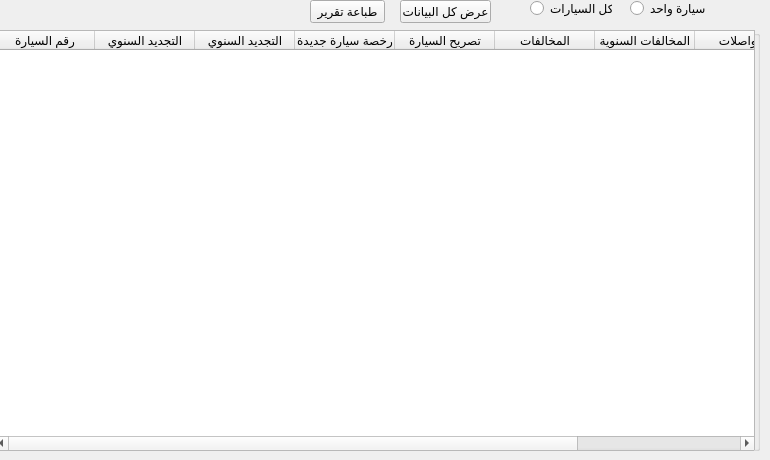
      <widget class="QWidget" name="tab_13">
       <attribute name="title">
        <string>التراخيص</string>
       </attribute>
       <widget class="QGroupBox" name="groupBox_4">
        <property name="geometry">
         <rect>
          <x>-1</x>
          <y>30</y>
          <width>761</width>
          <height>421</height>
         </rect>
        </property>
        <property name="title">
         <string/>
        </property>
        <widget class="QTableWidget" name="tableWidget_4">
         <property name="geometry">
          <rect>
           <x>-5</x>
           <y>0</y>
           <width>761</width>
           <height>421</height>
          </rect>
         </property>
         <column>
          <property name="text">
           <string>رقم السيارة</string>
          </property>
         </column>
         <column>
          <property name="text">
           <string>التجديد السنوي</string>
          </property>
         </column>
         <column>
          <property name="text">
           <string>التجديد السنوي</string>
          </property>
         </column>
         <column>
          <property name="text">
           <string>رخصة سيارة جديدة</string>
          </property>
         </column>
         <column>
          <property name="text">
           <string>تصريح السيارة</string>
          </property>
         </column>
         <column>
          <property name="text">
           <string>المخالفات</string>
          </property>
         </column>
         <column>
          <property name="text">
           <string>المخالفات السنوية</string>
          </property>
         </column>
         <column>
          <property name="text">
           <string>المواصلات</string>
          </property>
         </column>
         <column>
          <property name="text">
           <string>غرامة الرخصة</string>
          </property>
         </column>
        </widget>
       </widget>
       <widget class="QPushButton" name="pushButton_8">
        <property name="geometry">
         <rect>
          <x>310</x>
          <y>0</y>
          <width>75</width>
          <height>23</height>
         </rect>
        </property>
        <property name="text">
         <string>طباعة تقرير</string>
        </property>
       </widget>
       <widget class="QRadioButton" name="radioButton_7">
        <property name="geometry">
         <rect>
          <x>630</x>
          <y>0</y>
          <width>82</width>
          <height>17</height>
         </rect>
        </property>
        <property name="text">
         <string>سيارة واحد</string>
        </property>
       </widget>
       <widget class="QPushButton" name="pushButton_9">
        <property name="geometry">
         <rect>
          <x>400</x>
          <y>0</y>
          <width>91</width>
          <height>23</height>
         </rect>
        </property>
        <property name="text">
         <string>عرض كل البيانات</string>
        </property>
       </widget>
       <widget class="QRadioButton" name="radioButton_8">
        <property name="geometry">
         <rect>
          <x>530</x>
          <y>0</y>
          <width>82</width>
          <height>17</height>
         </rect>
        </property>
        <property name="text">
         <string>كل السيارات</string>
        </property>
       </widget>
      </widget>
